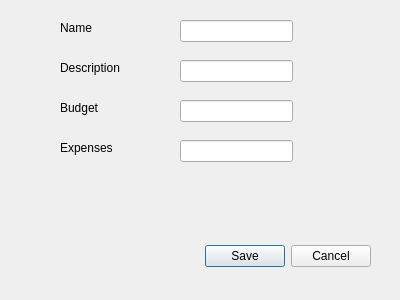
<?xml version="1.0" encoding="UTF-8"?>
<ui version="4.0">
 <class>Dialog</class>
 <widget class="QDialog" name="Dialog">
  <property name="geometry">
   <rect>
    <x>0</x>
    <y>0</y>
    <width>400</width>
    <height>300</height>
   </rect>
  </property>
  <property name="windowTitle">
   <string>Dialog</string>
  </property>
  <property name="locale">
   <locale language="English" country="UnitedStates"/>
  </property>
  <widget class="QDialogButtonBox" name="buttonBox">
   <property name="geometry">
    <rect>
     <x>30</x>
     <y>240</y>
     <width>341</width>
     <height>32</height>
    </rect>
   </property>
   <property name="locale">
    <locale language="English" country="UnitedStates"/>
   </property>
   <property name="orientation">
    <enum>Qt::Horizontal</enum>
   </property>
   <property name="standardButtons">
    <set>QDialogButtonBox::Cancel|QDialogButtonBox::Save</set>
   </property>
  </widget>
  <widget class="QLineEdit" name="nameLineEdit">
   <property name="geometry">
    <rect>
     <x>180</x>
     <y>20</y>
     <width>113</width>
     <height>22</height>
    </rect>
   </property>
  </widget>
  <widget class="QLineEdit" name="descriptionLineEdit">
   <property name="geometry">
    <rect>
     <x>180</x>
     <y>60</y>
     <width>113</width>
     <height>22</height>
    </rect>
   </property>
  </widget>
  <widget class="QLineEdit" name="budgetLineEdit">
   <property name="geometry">
    <rect>
     <x>180</x>
     <y>100</y>
     <width>113</width>
     <height>22</height>
    </rect>
   </property>
  </widget>
  <widget class="QLineEdit" name="expensesLineEdit">
   <property name="geometry">
    <rect>
     <x>180</x>
     <y>140</y>
     <width>113</width>
     <height>22</height>
    </rect>
   </property>
  </widget>
  <widget class="QLabel" name="nameLabel">
   <property name="geometry">
    <rect>
     <x>60</x>
     <y>20</y>
     <width>55</width>
     <height>16</height>
    </rect>
   </property>
   <property name="text">
    <string>Name</string>
   </property>
  </widget>
  <widget class="QLabel" name="descriptionLabel">
   <property name="geometry">
    <rect>
     <x>60</x>
     <y>60</y>
     <width>71</width>
     <height>16</height>
    </rect>
   </property>
   <property name="text">
    <string>Description</string>
   </property>
  </widget>
  <widget class="QLabel" name="budgetLabel">
   <property name="geometry">
    <rect>
     <x>60</x>
     <y>100</y>
     <width>55</width>
     <height>16</height>
    </rect>
   </property>
   <property name="text">
    <string>Budget</string>
   </property>
  </widget>
  <widget class="QLabel" name="expensesLabel">
   <property name="geometry">
    <rect>
     <x>60</x>
     <y>140</y>
     <width>55</width>
     <height>16</height>
    </rect>
   </property>
   <property name="text">
    <string>Expenses</string>
   </property>
  </widget>
 </widget>
 <resources/>
 <connections>
  <connection>
   <sender>buttonBox</sender>
   <signal>accepted()</signal>
   <receiver>Dialog</receiver>
   <slot>accept()</slot>
   <hints>
    <hint type="sourcelabel">
     <x>248</x>
     <y>254</y>
    </hint>
    <hint type="destinationlabel">
     <x>157</x>
     <y>274</y>
    </hint>
   </hints>
  </connection>
  <connection>
   <sender>buttonBox</sender>
   <signal>rejected()</signal>
   <receiver>Dialog</receiver>
   <slot>reject()</slot>
   <hints>
    <hint type="sourcelabel">
     <x>316</x>
     <y>260</y>
    </hint>
    <hint type="destinationlabel">
     <x>286</x>
     <y>274</y>
    </hint>
   </hints>
  </connection>
 </connections>
</ui>
